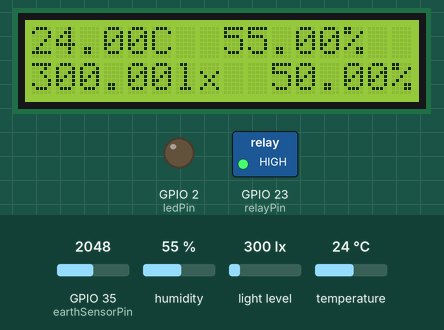
Simulated run of this sketch. Board: ESP32. On the bench: 16×2 character LCD, switched loads named in the sketch (green lamp = pin HIGH), output pins drawn as LEDs (lit = HIGH). Inputs (shaded band) come from the test bench; at power-on: humidity 55 %, light level 300 lx, GPIO 35 (earthSensorPin) = 2048, temperature 24 °C. WiFi joins after 1.5 s; servers stay silent unless stated; what the sketch prints to the serial monitor is not drawn.

Above: at 2.9 s.
3.0 s: humidity set to 22 %
At 7.9 s:
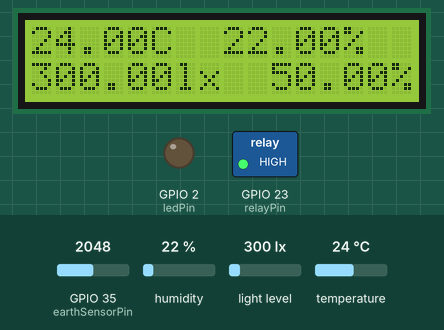
8.7 s: light level set to 40 lx
At 12.7 s:
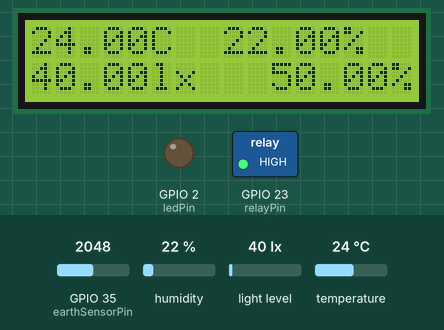
14.4 s: GPIO 35 (earthSensorPin) set to 2866
At 17.7 s:
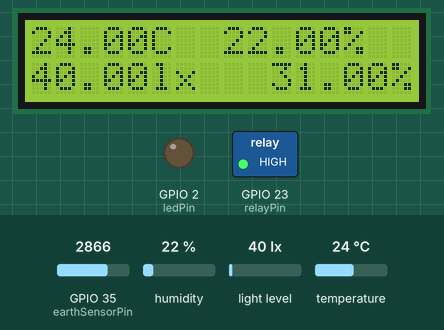
20.1 s: temperature set to 12 °C
At 22.5 s:
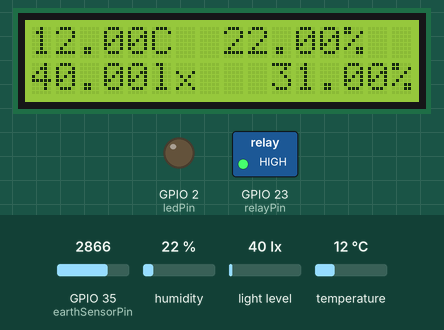
25.8 s: light level set to 500 lx
At 27.5 s:
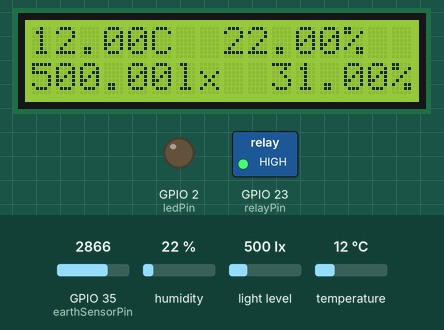
31.5 s: GPIO 35 (earthSensorPin) set to 3972
At 33.6 s:
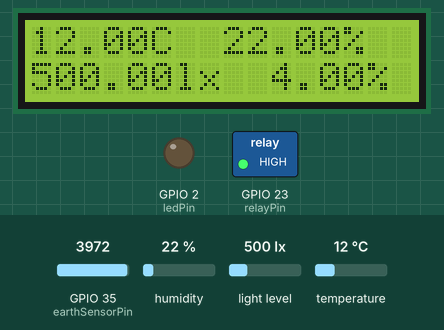
Timing chart, 0 to 35.1 s (numbered marks = the images above; inputs shaded):
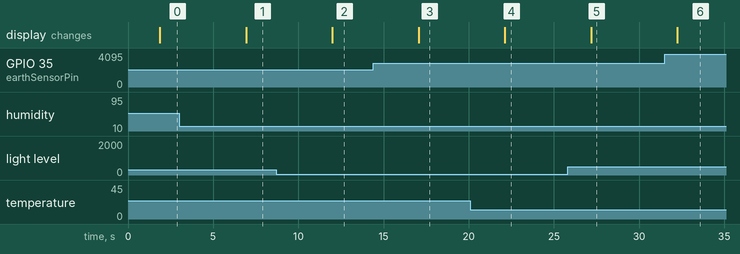

The sketch:

nhiet_do_do_am_anh_sang.ino
```cpp
#include <Wire.h>
#include <DHT.h>
#include <BH1750.h>
#include <LiquidCrystal_I2C.h>
#include <WiFi.h>
#include <ArduinoWebsockets.h>
#include <ArduinoJson.h>
#include <thread>
using namespace websockets;

const int DHTPIN = 5;       //Đọc dữ liệu từ DHT11 ở chân 2 trên mạch Arduino
const int DHTTYPE = DHT11;  //Khai báo loại cảm biến, có 2 loại là DHT11 và DHT22
const int ledPin = 2;  // Chân D2 của ESP32 kết nối với LED
const int earthSensorPin = 35; // Chân D35 của ESP32 nối với chân A0 của độ ẩm đất

const int relayPin = 23;

const char* ssid = "2K2 Never Die";
const char* password = "20022002";
// char* host = "ws://192.168.1.109:8000";
// char* path = "/esp32/websocket";
// static int i = 0;
const char* websockets_server_host = "192.168.1.109"; //Enter server adress
const uint16_t websockets_server_port = 8000; // Enter server port

int ledAutoMode = 0;
int pumpAutoMode = 0;

// WebSocketClient webSocketClient;
WebsocketsClient websocketsClient;
WiFiClient client;
StaticJsonDocument<200> jsonData;
StaticJsonDocument<200> jsonFrom;

DHT dht(DHTPIN, DHTTYPE);
LiquidCrystal_I2C lcd(0x27, 16, 2);
BH1750 lightMeter(0x23);

void connectWebSocket() {
  /*// Connect to the websocket server
  if (client.connect("192.168.1.109", 8000)) {
    Serial.println("Connected");
  } else {
    Serial.println("Connection failed.");
    return;
  }

  // Handshake with the server
  webSocketClient.path = path;
  webSocketClient.host = host;
  if (webSocketClient.handshake(client)) {
    Serial.println("Handshake successful");
  } else {
    Serial.println("Handshake failed.");
    return;
  }*/

  // Kết nối đến máy chủ WebSocket
  // webSocketClient.begin(webSocketServer);
  websocketsClient.connect(websockets_server_host, websockets_server_port, "/esp32/websocket");
}

void connectWiFi() {
  // Kết nối vào mạng Wi-Fi
  WiFi.begin(ssid, password);
  while (WiFi.status() != WL_CONNECTED) {
    // delay(200);
    Serial.println("Connecting to WiFi...");
  }
  Serial.println("Connected to WiFi");

  connectWebSocket();
}

void controlAutoLedAndPump() {
  while (true) {
    // lcd.init();
    // lcd.backlight();
    // lcd.clear();

    // float humidity = dht.readHumidity();             // Đọc độ ẩm
    // float temperature = dht.readTemperature();       // Đọc nhiệt độ

    if (ledAutoMode == 1) {
      float lightValue = lightMeter.readLightLevel();  // Đọc cường độ sáng
      ledControl(lightValue);
    }

    if (pumpAutoMode == 1) {
      float earthMoisture = earthMoisturePercent(analogRead(earthSensorPin));  // Đọc số analog của độ ẩm đất
      pumpControl(earthMoisture);
    }

    // printSerial(temperature, humidity, lightValue, earthMoisture);
    // printLCD(temperature, humidity, lightValue, earthMoisture);

    // if (!client.connected()) {
    //   Serial.println("reconnect to websocket!");
    //   connectWebSocket();
    // }

    // Tạo JSON object để chứa dữ liệu
    // jsonData["authen"] = "from esp32 N17-IoT";
    // jsonData["temperature"] = temperature;
    // jsonData["humidity"] = humidity;
    // jsonData["lightValue"] = lightValue;
    // jsonData["earthMoisture"] = earthMoisture;

    // // Chuyển JSON thành một chuỗi
    // String jsonString;
    // serializeJson(jsonData, jsonString);

    // // Gửi chuỗi JSON đến server qua WebSocket
    // webSocketClient.sendData(jsonString);

    delay(2000);
  }
}

void setup() {
  // esp_restart();
  Serial.begin(9600);
  lcd.init();
  lcd.backlight();

  dht.begin();                     // Khởi động cảm biến DHT11
  Wire.begin();
  lightMeter.begin();              // Khởi động cảm biến BH1750
  pinMode(ledPin, OUTPUT);         // Khởi động LED

  pinMode(earthSensorPin, INPUT);
  pinMode(relayPin, OUTPUT);

  digitalWrite(relayPin, HIGH); // Tắt

  connectWiFi();

  // std::thread sendJsonDataToServerThread(sendJsonDataToServer);
  // sendJsonDataToServerThread.detach();

  // // run callback when messages are received
  websocketsClient.onMessage([&](WebsocketsMessage message) {
    String jsonMessage = message.data();
    Serial.print("Got Message: ");
    Serial.println(jsonMessage);

    // Định nghĩa bộ đệm cho JSON để phân tích
    DynamicJsonDocument jsonDoc(200);

    // Phân tích chuỗi JSON
    DeserializationError error = deserializeJson(jsonDoc, jsonMessage.c_str());

    // Kiểm tra lỗi khi phân tích
    if (error) {
      Serial.print(F("Lỗi khi phân tích JSON: "));
      Serial.println(error.c_str());
      return;
    }

    // Trích xuất thông tin từ JSON
    const char* fromCStr = jsonDoc["from"];
    String from = String(fromCStr);
    if (from == "admin") {
      int maintenanceMode = jsonDoc["maintenanceMode"];
      if (maintenanceMode == 0) {
        ledAutoMode = jsonDoc["ledAutoMode"];
        pumpAutoMode = jsonDoc["pumpAutoMode"];
      }
      else if (maintenanceMode == 1) {
        ledAutoMode = 0;
        pumpAutoMode = 0;
      }
    }
    else if (from == "user") {
      int ledMode = jsonDoc["ledMode"];
      int pumpMode = jsonDoc["pumpMode"];

      if (ledAutoMode == 0) {
        if (ledMode == 0) {
          digitalWrite(ledPin, LOW);  // Tắt LED
        }
        else if (ledMode == 1) {
          digitalWrite(ledPin, HIGH); // Bật LED
        }
      }

      if (pumpAutoMode == 0) {
        if (pumpMode == 0) {
          digitalWrite(relayPin, HIGH); // Tắt
        }
        else if (pumpMode == 1) {
          digitalWrite(relayPin, LOW); // Bật
        }
      }
    }
  });

  jsonFrom["from"] = "esp32";
  jsonFrom["first"] = 1;
  String jsonString;
  serializeJson(jsonFrom, jsonString);

  websocketsClient.send(jsonString);

  std::thread controlAutoLedAndPumpThread(controlAutoLedAndPump);
  controlAutoLedAndPumpThread.detach();
}

void loop() {
  // float lightValue = lightMeter.readLightLevel();  // Đọc cường độ sáng
  // float earthMoisture = earthMoisturePercent(analogRead(earthSensorPin));  // Đọc số analog của độ ẩm đất
  // lcd.clear();

  // float humidity = dht.readHumidity();             // Đọc độ ẩm
  // float temperature = dht.readTemperature();       // Đọc nhiệt độ
  // float lightValue = lightMeter.readLightLevel();  // Đọc cường độ sáng
  // float earthMoisture = earthMoisturePercent(analogRead(earthSensorPin));  // Đọc số analog của độ ẩm đất

  // printSerial(temperature, humidity, lightValue, earthMoisture);
  // printLCD(temperature, humidity, lightValue, earthMoisture);

  // if (i == 0) {
  //   std::thread controlLedAndPumpThread(controlLedAndPump);
  //   controlLedAndPumpThread.detach();
  //   i = 1;
  // }

  // if (!client.connected()) {
  //   Serial.println("reconnect to websocket!");
  //   connectWebSocket();
  // }
  // Serial.println("ok");

  lcd.clear();

  float humidity = dht.readHumidity();             // Đọc độ ẩm
  float temperature = dht.readTemperature();       // Đọc nhiệt độ
  float lightValue = lightMeter.readLightLevel();  // Đọc cường độ sáng
  float earthMoisture = earthMoisturePercent(analogRead(earthSensorPin));  // Đọc số analog của độ ẩm đất

  printSerial(temperature, humidity, lightValue, earthMoisture);
  printLCD(temperature, humidity, lightValue, earthMoisture);

  // Kiểm tra kết nối đến WebSocket và xử lý sự kiện
  websocketsClient.poll();

  // Tạo JSON object để chứa dữ liệu
  jsonData["from"] = "esp32";
  jsonData["temperature"] = temperature;
  jsonData["humidity"] = humidity;
  jsonData["lightValue"] = lightValue;
  jsonData["earthMoisture"] = earthMoisture;

  // Chuyển JSON thành một chuỗi
  String jsonString;
  serializeJson(jsonData, jsonString);

  /*// Gửi chuỗi JSON đến server qua WebSocket
  webSocketClient.sendData(jsonString);*/

  // if (webSocketClient.availableForWrite()) {
  //   webSocketClient.sendData(jsonString);
  // }

  websocketsClient.send(jsonString);

  delay(5000);
}

// điều khiển máy bơm
void pumpControl(float earthMoisture) {
  if(earthMoisture <= 30) {
    // độ ẩm thấp thì bật mức thấp -> Khóa vào chân NO
    digitalWrite(relayPin, LOW);
  } else {
    // độ ẩm thấp thì bật mức cao -> Khóa vào chân NC
    digitalWrite(relayPin, HIGH);
  }
}

float earthMoisturePercent(int analog) {
  float virtualPercent = map(analog, 0, 4095, 0, 100);
  float result = 100 - virtualPercent;
  return result;
}

void ledControl(float lightValue) {
  if(lightValue < 30) {
    digitalWrite(ledPin, HIGH); // Bật LED
  }
  else {
    digitalWrite(ledPin, LOW);  // Tắt LED
  }
}

void printSerial(float temperature, float humidity, float lightValue, float earthMoisture) {
  Serial.print("Nhiet do: ");
  Serial.print(temperature);  //Xuất nhiệt độ
  Serial.println(" C");

  Serial.print("Do am: ");
  Serial.print(humidity);  //Xuất độ ẩm
  Serial.println("%");

  Serial.print("Anh sang: ");
  Serial.print(lightValue);
  Serial.println(" lx");

  Serial.print("Do am dat: ");
  Serial.print(earthMoisture);
  Serial.println("%");
}

void printLCD(float temperature, float humidity, float lightValue, float earthMoisture) {
  lcd.setCursor(0, 0);
  lcd.print(temperature);
  lcd.print("C");

  lcd.setCursor(8, 0);
  lcd.print(humidity);
  lcd.print("%");

  lcd.setCursor(0, 1);
  lcd.print(lightValue);
  lcd.print("lx");

  lcd.setCursor(10, 1);
  lcd.print(earthMoisture);
  lcd.print("%");
}
```

Measured:
- after the input at 3.0 s, the display: changes after 3.9 s (image 1)
- after the input at 8.7 s, the display: changes after 3.3 s (image 2)
- after the input at 14.4 s, the display: changes after 2.7 s (image 3)
- after the input at 20.1 s, the display: changes after 2.0 s (image 4)
- after the input at 25.8 s, the display: changes after 1.4 s (image 5)
- after the input at 31.5 s, the display: changes after 0.74 s (image 6)
